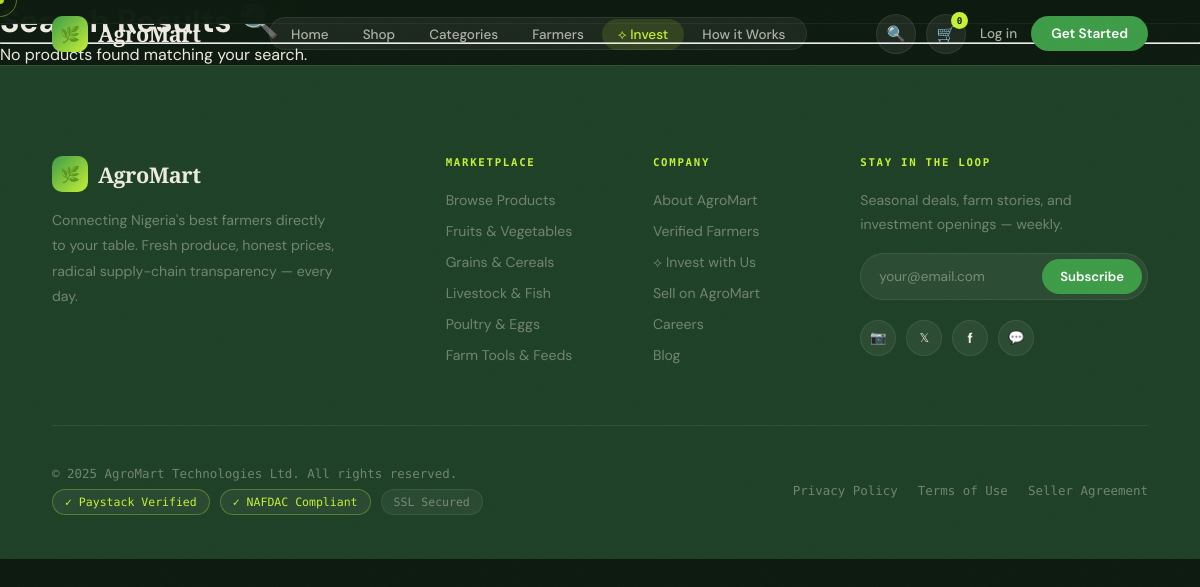
Before: /products/search/ with the older database file.
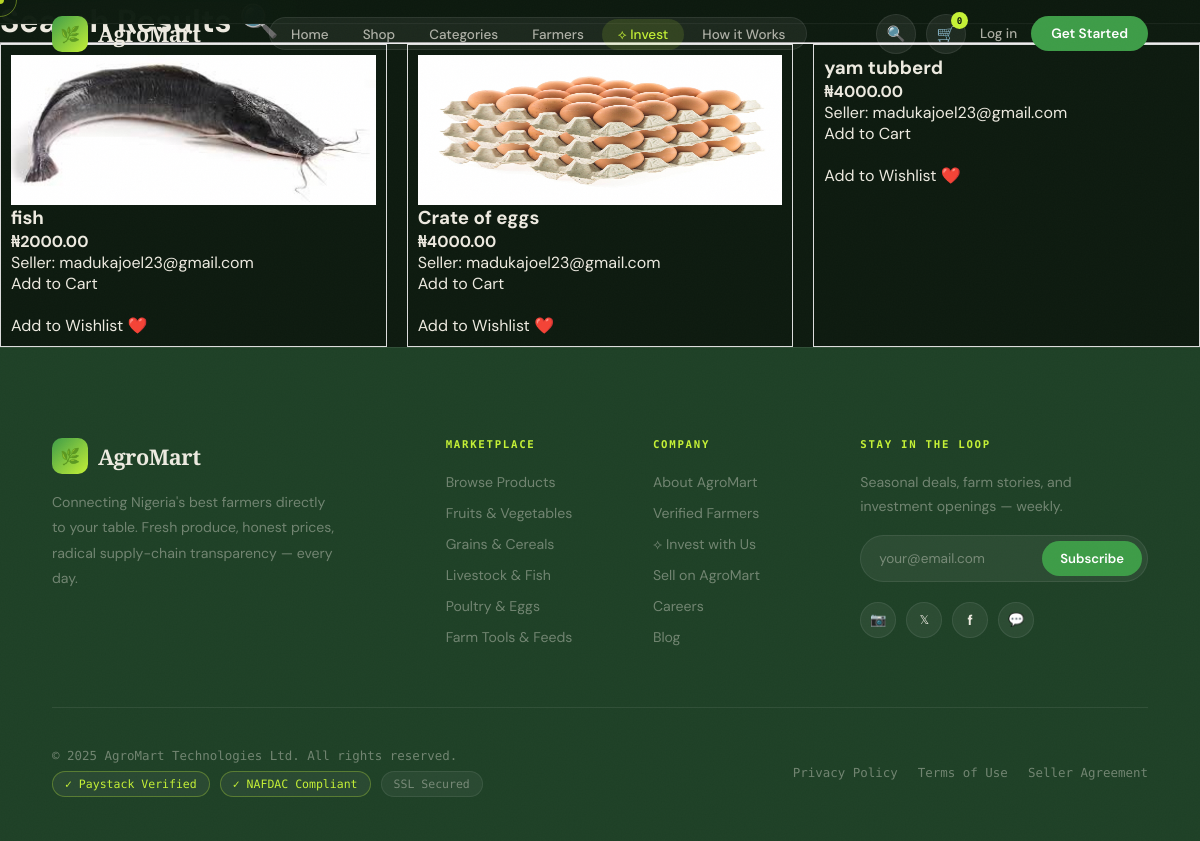
After: the same page with the newer database file.
### products/models.py (models this page shows, shortened)
class Product(models.Model):
    seller = models.ForeignKey(User, on_delete=models.CASCADE)
    categories = models.ManyToManyField(Category, related_name='products')
    name = models.CharField(max_length=255)
    description = models.TextField()
    price = models.DecimalField(max_digits=10, decimal_places=2)
    quantity = models.IntegerField()
    unit = models.CharField(max_length=50)  # kg, bag, crate
    image = models.ImageField(upload_to='products/', blank=True, null=True)
    created_at = models.DateTimeField(auto_now_add=True)

### accounts/models.py (models this page shows, shortened)
class User(AbstractUser):
    username = None
    email = models.EmailField(unique=True)
    phone = models.CharField(max_length=15, blank=True)
    is_buyer = models.BooleanField(default=True)
    is_seller = models.BooleanField(default=False)
    is_super_admin = models.BooleanField(default=False)
    profile_completed = models.BooleanField(default=False)  # 👈 add this
    USERNAME_FIELD = 'email'
    REQUIRED_FIELDS = []
    objects = UserManager()

### products/views.py (the view, shortened to what this page needs)
# urls.py: path('search/', product_search, name='product_search'),
def product_search(request):
    query = request.GET.get('q', '').strip()
    products = Product.objects.all()
    return render(request, 'products/search_results.html', {
        'products': products,
        'query': query
    })

### templates/products/search_results.html (shortened to what this page needs)
{% extends "base.html" %}
{% block content %}
<h1>Search Results 🔍</h1>
<hr>
{% if products %}
<div style="display:grid; grid-template-columns: repeat(3, 1fr); gap:20px;">
    {% for product in products %}
        <div style="border:1px solid #ddd; padding:10px;">
            {% if product.image %}
                <img src="{{ product.image.url }}" width="100%" height="150">
            {% endif %}
            <h3>{{ product.name }}</h3>
            <p><strong>₦{{ product.price }}</strong></p>
            <p>Seller: {{ product.seller.email }}</p>
            <a href="/products/cart/add/{{ product.id }}/">
                Add to Cart
            </a>
            <br><br>
            <a href="{% url 'add_to_wishlist' product.id %}">
                Add to Wishlist ❤️
            </a>
        </div>
    {% endfor %}
</div>
{% else %}
    <p>No products found matching your search.</p>
{% endif %}
{% endblock %}

Changed rows visible on the page:
added Product: image (picture), name "fish", price "2000.00", seller.email "madukajoel23@gmail.com"
added Product: image (picture), name "Crate of eggs", price "4000.00", seller.email "madukajoel23@gmail.com"
added Product: name "yam tubberd", price "4000.00", seller.email "madukajoel23@gmail.com"
Other visible differences:
text no longer shown: "No products found matching your search."
